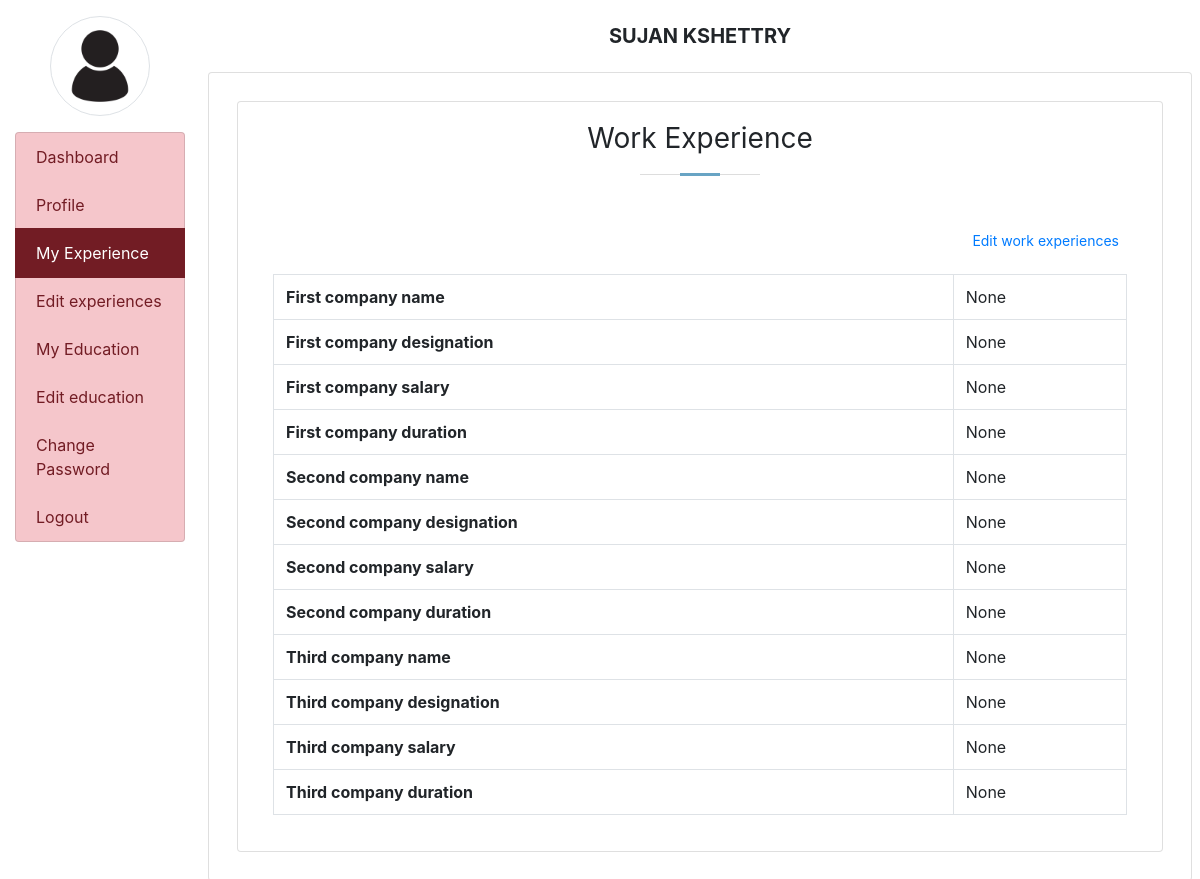
/myexperience/ (signed in), run on the app's committed database.
### employee/models.py (models this page shows, shortened)
class EmployeeExperience(models.Model):
    user = models.ForeignKey(User, on_delete=models.CASCADE)
    company1name = models.CharField(max_length=100, null=True)
    company1designation = models.CharField(max_length=100, null=True)
    company1salary = models.CharField(max_length=100, null=True)
    company1duration = models.CharField(max_length=100, null=True)
    company2name = models.CharField(max_length=100, null=True)
    company2designation = models.CharField(max_length=100, null=True)
    company2salary = models.CharField(max_length=100, null=True)
    company2duration = models.CharField(max_length=100, null=True)
    company3name = models.CharField(max_length=100, null=True)
    company3designation = models.CharField(max_length=100, null=True)
    company3salary = models.CharField(max_length=100, null=True)
    company3duration = models.CharField(max_length=100, null=True)

### employee/views.py (the view)
# urls.py: path('myexperience/', myexperience, name='myexperience'),
def myexperience(request):
    if not request.user.is_authenticated:
        return redirect('login')
    user = request.user
    experience = EmployeeExperience.objects.get(user=user)
    return render(request, 'myexperience.html', locals())

### employee/templates/myexperience.html
{% extends 'emp_base.html' %}
{% block main %}
<div class= "card  m-2">
    <div class="card-body">
        <div class="section-title">
            <h2>Work Experience</h2>
          </div>
          <div class="container-fluid">
        <a href="{%url 'edit_experience'%}" class="button float-right btn-sm">Edit work experiences</a>
                <br>
           <table class="table table-bordered">
            <br>
            <tr>
                <th>First company name</th>
                <td>{{experience.company1name}}</td>
            </tr>
            <tr>
                <th>First company designation</th>
                <td>{{experience.company1designation}}</td>
            </tr>
            <tr>
                <th>First company salary</th>
                <td>{{experience.company1salary}}</td>
            </tr>
            <tr>
                <th>First company duration</th>
                <td>{{experience.company1duration}}</td>
            </tr>
            <tr>
                <th>Second company name</th>
                <td>{{experience.company2name}}</td>
            </tr>
            <tr>
                <th>Second company designation</th>
                <td>{{experience.company2designation}}</td>
            </tr>
            <tr>
                <th>Second company salary</th>
                <td>{{experience.company2salary}}</td>
            </tr>
            <tr>
                <th>Second company duration</th>
                <td>{{experience.company2duration}}</td>
            </tr>
            <tr>
                <th>Third company name</th>
                <td>{{experience.company3name}}</td>
            </tr>
            <tr>
                <th>Third company designation</th>
                <td>{{experience.company3designation}}</td>
            </tr>
            <tr>
                <th>Third company salary</th>
                <td>{{experience.company3salary}}</td>
            </tr>
            <tr>
                <th>Third company duration</th>
                <td>{{experience.company3duration}}</td>
            </tr>
           </table>
        </div>
    </div>
</div>
{% endblock main%}

### employee/templates/emp_base.html (shortened to what this page needs)
{% load static %}
<html>
<head>
  <link rel="stylesheet" href="https://cdn.jsdelivr.net/npm/bootstrap@4.6.2/dist/css/bootstrap.min.css">
  <link rel="stylesheet" href="{% static 'css/style.css' %}">
  <link rel="stylesheet" href="https://maxcdn.bootstrapcdn.com/bootstrap/4.0.0/css/bootstrap.min.css">
<link rel="stylesheet" href="https://use.fontawesome.com/releases/v5.7.0/css/all.css">
</head>
<body class="container-fluid">
    <div class="row">
        <div class="col-sm-2">
           <center> <img src="{% static 'images/img1.jpg' %}" width='100' height='100' class="img-thumbnail rounded-circle my-3"></center>
           <div class="list-group">
            <a href="{% url 'home' %}" class ="list-group-item list-group-item-danger list-group-item-action {% if request.path == '/emp_home/' %} active {% endif %}">Dashboard</a>
            <a href="{% url 'profile' %}" class ="list-group-item list-group-item-danger list-group-item-action {% if request.path == '/profile/' %} active {% endif %}">Profile</a>
            <a href="{% url 'myexperience' %}" class ="list-group-item list-group-item-danger list-group-item-action {% if request.path == '/myexperience/' %} active {% endif %}">My Experience</a>
            <a href="{%url 'edit_experience'%}" class ="list-group-item list-group-item-danger list-group-item-action  {% if request.path == '/edit_experience/' %} active {% endif %}">Edit experiences</a>
            <a href="{%url 'my_education'%}" class ="list-group-item list-group-item-danger list-group-item-action {% if request.path == '/my_education/' %} active {% endif %}">My Education</a>
            <a href="{%url 'edit_myeducation'%}" class ="list-group-item list-group-item-danger list-group-item-action {% if request.path == '/edit_myeducation/' %} active {% endif %}">Edit education</a>
            <a href="{%url 'change_password'%}" class ="list-group-item list-group-item-danger list-group-item-action {% if request.path == '/change_password/' %} active {% endif %}">Change Password</a>
            <a href="{% url 'logout' %}" class ="list-group-item list-group-item-danger list-group-item-action">Logout</a>
           </div>
        </div>
        <div class="col-sm-10 p-0">
            <div class="container-fluid p-2">
                <h5 class ='text-center p-3 font-weight-bold'>
                    {{request.user.first_name}} {{request.user.last_name}}
                </h5>
                <div class="card" style="min-height:89vh">
                    <div class="card-body">
                        {% block main %}
                        {% endblock main %}
                    </div>
                </div>
            </div>
        </div>
    </div>
</body>
</html>

### employee/static/css/style.css (style rules this page uses)
body { font-family: "Open Sans", sans-serif; color: #444; }
a { color: #4fa6d5; text-decoration: none; }
h1, h2, h3, h4, h5, h6, .font-primary { font-family: "Roboto", sans-serif; }
.section-title { text-align: center; padding-bottom: 30px; }
.section-title h2 { font-size: 28px; font-weight: 400; margin-bottom: 20px; padding-bottom: 20px; position: relative; }
.section-title h2::before { content: ""; position: absolute; display: block; width: 120px; height: 1px; background: #ddd; bottom: 1px; left: calc(50% - 60px); }
.section-title h2::after { content: ""; position: absolute; display: block; width: 40px; height: 3px; background: #68A4C4; bottom: 0; left: calc(50% - 20px); }

### data on the page
EmployeeExperience: company1name "None", company1designation "None", company1salary "None", company1duration "None", company2name "None", company2designation "None", company2salary "None", company2duration "None", company3name "None", company3designation "None", company3salary "None", company3duration "None"

### other printed values
{{ request.user.first_name }} "SUJAN"
{{ request.user.last_name }} "KSHETTRY"
